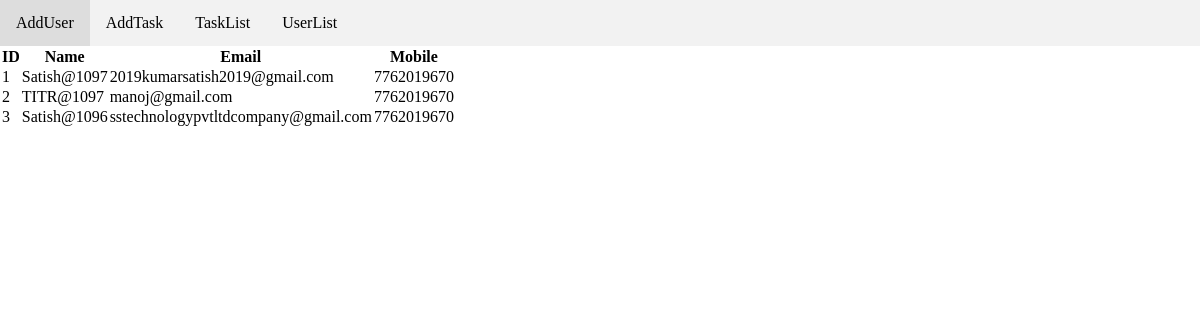
Page /UserList/ on the committed database.
### app/models.py (models this page shows, shortened)
class User(models.Model):
    name=models.CharField(max_length=20)
    email=models.EmailField()
    mobile=models.IntegerField()

### app/views.py (the view)
# urls.py: path('UserList/',views.UserList),
def UserList(request):
    users = User.objects.all()
    paginator = Paginator(users, 10)
    pg_number = request.GET.get('page')
    page_data = paginator.get_page(pg_number)
    return render(request, 'UserList.html', {'page_data': page_data})

### app/Templates/UserList.html
{% extends "default.html" %}
{% block container %}
<table>
    <tr>
        <th>ID</th>
        <th>Name</th>
        <th>Email </th>
        <th>Mobile </th>
    </tr>
    {% for i in page_data %}
    <tr>
        <td>{{i.id}}</td>
        <td>{{i.name}}</td>
        <td>{{i.email}}</td>
        <td>{{i.mobile}}</td>
    </tr>
    {% endfor %}
</table>
{% endblock  %}   user list html

### app/static/css/style.css (style rules this page uses)
* { margin: 0; padding: 0; box-sizing: border-box; }

### rows in the picture
User: id "1", name "Satish@1097", email "2019kumarsatish2019@gmail.com", mobile "7762019670"
User: id "2", name "TITR@1097", email "manoj@gmail.com", mobile "7762019670"
User: id "3", name "Satish@1096", email "sstechnologypvtltdcompany@gmail.com", mobile "7762019670"
